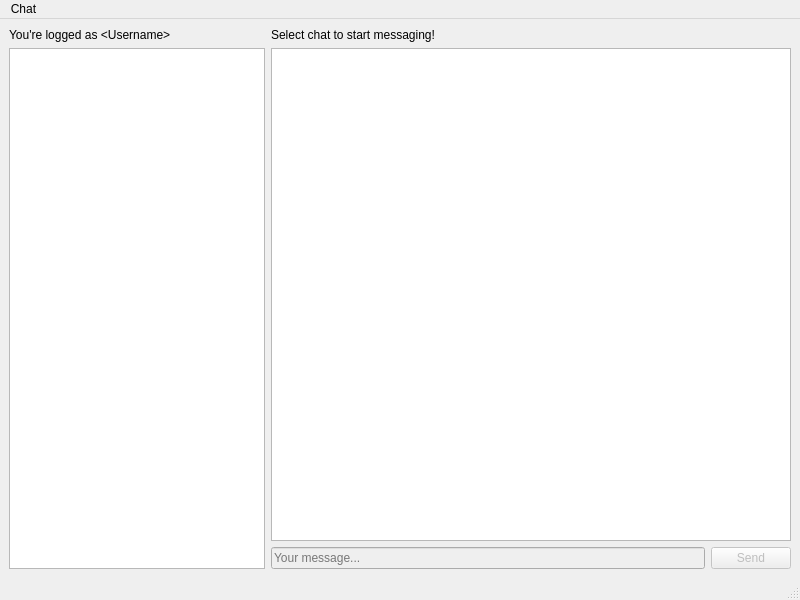
<?xml version="1.0" encoding="UTF-8"?>
<ui version="4.0">
 <class>ChatWindow</class>
 <widget class="QMainWindow" name="ChatWindow">
  <property name="geometry">
   <rect>
    <x>0</x>
    <y>0</y>
    <width>800</width>
    <height>600</height>
   </rect>
  </property>
  <property name="windowTitle">
   <string>MainWindow</string>
  </property>
  <widget class="QWidget" name="centralwidget">
   <layout class="QHBoxLayout" name="horizontalLayout_3">
    <item>
     <layout class="QHBoxLayout" name="horizontalLayout_2">
      <item>
       <layout class="QVBoxLayout" name="verticalLayoutChats" stretch="0,0">
        <property name="sizeConstraint">
         <enum>QLayout::SetMaximumSize</enum>
        </property>
        <item>
         <widget class="QLabel" name="labelUsername">
          <property name="text">
           <string>&lt;html&gt;&lt;head/&gt;&lt;body&gt;&lt;p&gt;You're logged as &amp;lt;Username&amp;gt;&lt;/p&gt;&lt;/body&gt;&lt;/html&gt;</string>
          </property>
         </widget>
        </item>
        <item>
         <widget class="QListWidget" name="listWidgetChats">
          <property name="sizePolicy">
           <sizepolicy hsizetype="Fixed" vsizetype="Expanding">
            <horstretch>0</horstretch>
            <verstretch>0</verstretch>
           </sizepolicy>
          </property>
         </widget>
        </item>
       </layout>
      </item>
      <item>
       <layout class="QVBoxLayout" name="verticalLayoutMessages" stretch="0,0,0">
        <item>
         <widget class="QLabel" name="labelChatName">
          <property name="text">
           <string>Select chat to start messaging!</string>
          </property>
         </widget>
        </item>
        <item>
         <widget class="QListWidget" name="listWidgetMessages">
          <property name="sizePolicy">
           <sizepolicy hsizetype="Expanding" vsizetype="Expanding">
            <horstretch>0</horstretch>
            <verstretch>0</verstretch>
           </sizepolicy>
          </property>
         </widget>
        </item>
        <item>
         <layout class="QHBoxLayout" name="horizontalLayout_4">
          <item>
           <widget class="QLineEdit" name="lineEditMessage">
            <property name="enabled">
             <bool>false</bool>
            </property>
            <property name="placeholderText">
             <string>Your message...</string>
            </property>
            <property name="clearButtonEnabled">
             <bool>true</bool>
            </property>
           </widget>
          </item>
          <item>
           <widget class="QPushButton" name="pushButtonSendMessage">
            <property name="enabled">
             <bool>false</bool>
            </property>
            <property name="text">
             <string>Send</string>
            </property>
           </widget>
          </item>
         </layout>
        </item>
       </layout>
      </item>
     </layout>
    </item>
   </layout>
  </widget>
  <widget class="QMenuBar" name="menubar">
   <property name="geometry">
    <rect>
     <x>0</x>
     <y>0</y>
     <width>800</width>
     <height>20</height>
    </rect>
   </property>
   <widget class="QMenu" name="menuChat">
    <property name="title">
     <string>Chat</string>
    </property>
    <addaction name="actionCreate"/>
   </widget>
   <addaction name="menuChat"/>
  </widget>
  <widget class="QStatusBar" name="statusbar"/>
  <action name="actionCreate">
   <property name="text">
    <string>Create</string>
   </property>
  </action>
 </widget>
 <resources/>
 <connections/>
</ui>
